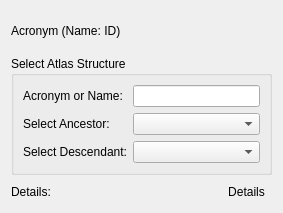
<?xml version="1.0" encoding="UTF-8"?>
<ui version="4.0">
 <class>BGAtlasStructureLookupWidget</class>
 <widget class="QWidget" name="BGAtlasStructureLookupWidget">
  <property name="geometry">
   <rect>
    <x>0</x>
    <y>0</y>
    <width>283</width>
    <height>213</height>
   </rect>
  </property>
  <property name="windowTitle">
   <string>Form</string>
  </property>
  <layout class="QGridLayout" name="gridLayout_2">
   <item row="2" column="0">
    <layout class="QHBoxLayout" name="horizontalLayout">
     <item>
      <widget class="QLabel" name="label_4">
       <property name="text">
        <string>Details:</string>
       </property>
      </widget>
     </item>
     <item>
      <spacer name="horizontalSpacer">
       <property name="orientation">
        <enum>Qt::Orientation::Horizontal</enum>
       </property>
       <property name="sizeHint" stdset="0">
        <size>
         <width>40</width>
         <height>20</height>
        </size>
       </property>
      </spacer>
     </item>
     <item>
      <widget class="QToolButton" name="detailsToolButton">
       <property name="text">
        <string>Details</string>
       </property>
       <property name="icon">
        <iconset theme="view-list-tree"/>
       </property>
       <property name="checkable">
        <bool>false</bool>
       </property>
       <property name="autoRaise">
        <bool>true</bool>
       </property>
      </widget>
     </item>
    </layout>
   </item>
   <item row="0" column="0">
    <widget class="QLabel" name="structureIDAcroNameLabel">
     <property name="toolTip">
      <string>BrainGlobe Struture Acronym (Name: ID)</string>
     </property>
     <property name="statusTip">
      <string>BrainGlobe Struture Acronym (Name: ID)</string>
     </property>
     <property name="whatsThis">
      <string>BrainGlobe Struture Acronym (Name: ID)</string>
     </property>
     <property name="text">
      <string>Acronym (Name: ID)</string>
     </property>
    </widget>
   </item>
   <item row="1" column="0">
    <widget class="QGroupBox" name="groupBox">
     <property name="title">
      <string>Select Atlas Structure</string>
     </property>
     <layout class="QGridLayout" name="gridLayout">
      <item row="0" column="0">
       <widget class="QLabel" name="label">
        <property name="toolTip">
         <string>Find Structure by Acronym or Name</string>
        </property>
        <property name="statusTip">
         <string>Find Structure by Acronym or Name</string>
        </property>
        <property name="whatsThis">
         <string>Find Structure by Acronym or Name</string>
        </property>
        <property name="text">
         <string>Acronym or Name:</string>
        </property>
        <property name="buddy">
         <cstring>acronymOrNameEdit</cstring>
        </property>
       </widget>
      </item>
      <item row="0" column="1">
       <widget class="LineEdit" name="acronymOrNameEdit">
        <property name="toolTip">
         <string>Find Structure by Acronym Or Name</string>
        </property>
        <property name="statusTip">
         <string>Find Structure by Acronym Or Name</string>
        </property>
        <property name="whatsThis">
         <string>Find Structure by Acronym Or Name</string>
        </property>
       </widget>
      </item>
      <item row="1" column="0">
       <widget class="QLabel" name="label_2">
        <property name="toolTip">
         <string>Select Ancestor</string>
        </property>
        <property name="statusTip">
         <string>Select Ancestor</string>
        </property>
        <property name="whatsThis">
         <string>Select Ancestor</string>
        </property>
        <property name="text">
         <string>Select Ancestor:</string>
        </property>
        <property name="buddy">
         <cstring>ancestorComboBox</cstring>
        </property>
       </widget>
      </item>
      <item row="1" column="1">
       <widget class="QComboBox" name="ancestorComboBox">
        <property name="sizePolicy">
         <sizepolicy hsizetype="MinimumExpanding" vsizetype="Fixed">
          <horstretch>0</horstretch>
          <verstretch>0</verstretch>
         </sizepolicy>
        </property>
        <property name="toolTip">
         <string>Select an Ancestor (Parent) Structure</string>
        </property>
        <property name="statusTip">
         <string>Select an Ancestor (Parent) Structure</string>
        </property>
        <property name="whatsThis">
         <string>Select an Ancestor (Parent) Structure</string>
        </property>
       </widget>
      </item>
      <item row="2" column="0">
       <widget class="QLabel" name="label_3">
        <property name="toolTip">
         <string>Select Descendant</string>
        </property>
        <property name="statusTip">
         <string>Select Descendant</string>
        </property>
        <property name="whatsThis">
         <string>Select Descendant</string>
        </property>
        <property name="text">
         <string>Select Descendant:</string>
        </property>
        <property name="buddy">
         <cstring>descendantComboBox</cstring>
        </property>
       </widget>
      </item>
      <item row="2" column="1">
       <widget class="QComboBox" name="descendantComboBox">
        <property name="sizePolicy">
         <sizepolicy hsizetype="MinimumExpanding" vsizetype="Fixed">
          <horstretch>0</horstretch>
          <verstretch>0</verstretch>
         </sizepolicy>
        </property>
        <property name="toolTip">
         <string>Select a Descendant (Child) Structure</string>
        </property>
        <property name="statusTip">
         <string>Select a Descendant (Child) Structure</string>
        </property>
        <property name="whatsThis">
         <string>Select a Descendant (Child) Structure</string>
        </property>
       </widget>
      </item>
     </layout>
    </widget>
   </item>
  </layout>
 </widget>
 <customwidgets>
  <customwidget>
   <class>LineEdit</class>
   <extends>QLineEdit</extends>
   <header location="global">gui.widgets.small_widgets</header>
  </customwidget>
 </customwidgets>
 <resources/>
 <connections/>
</ui>
